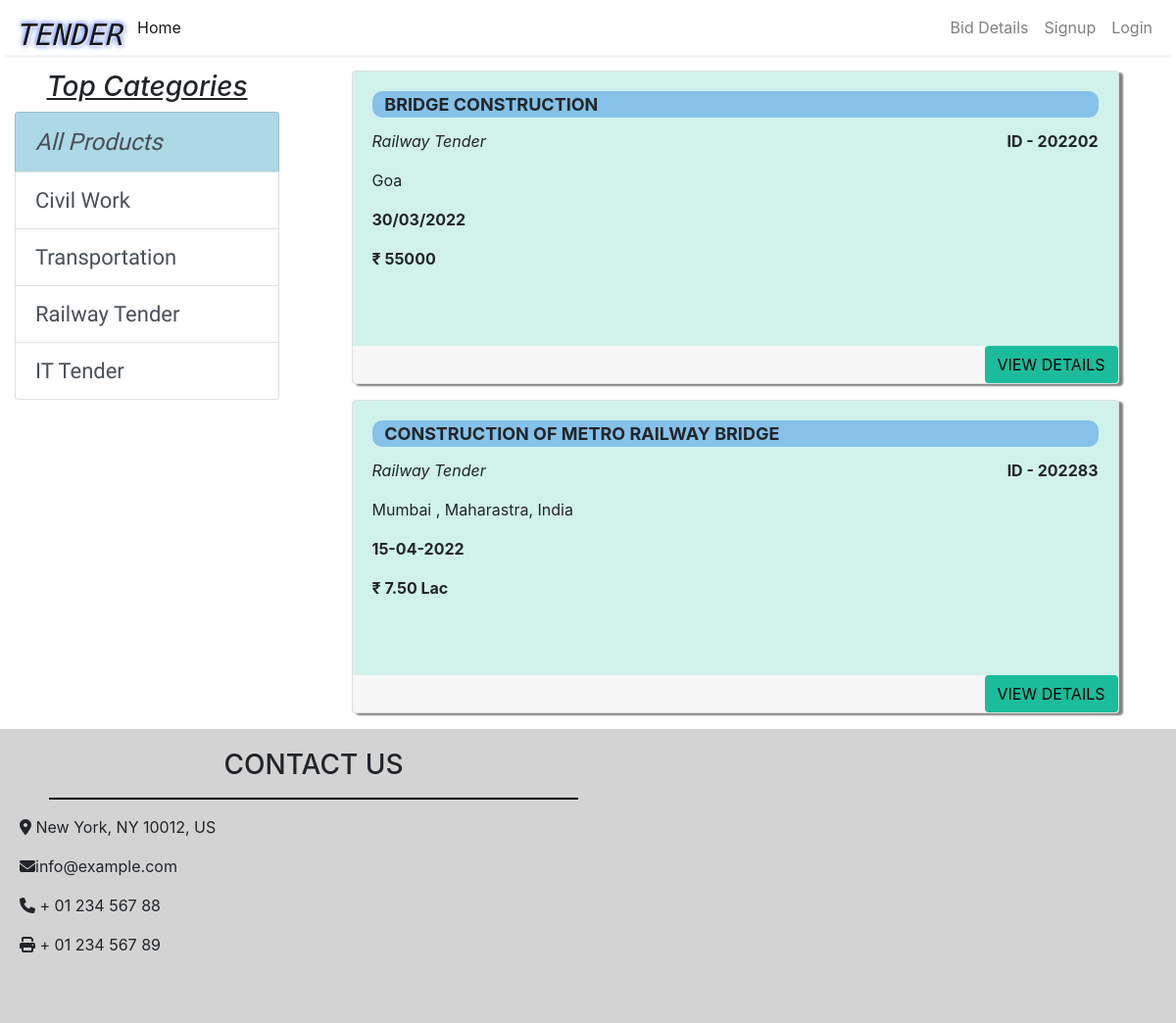
Page /vendor?category=3 on the committed database.
### vendor/models/category.py (models this page shows)
class Category(models.Model):
    name = models.CharField(max_length=20)
    @staticmethod
    def get_all_categories():
        return Category.objects.all()
    def __str__(self):
        return self.name

### vendor/models/tender.py (models this page shows, shortened)
class Product(models.Model):
    name = models.CharField(max_length=50, default=0)
    number = models.IntegerField(default=0)
    category = models.ForeignKey(Category, on_delete=models.CASCADE, default=1)
    description = models.CharField(max_length=200, default='' , null=True , blank=True)
    location = models.CharField(max_length=100, default='')
    price = models.CharField(max_length=100,default='')
    start = models.CharField(max_length=20, default='')
    @staticmethod
    def get_all_products_by_categoryid(category_id):
        if category_id:
            return Product.objects.filter(category = category_id)
        else:
            return Product.get_all_products();

### vendor/views/home.py (the view)
# urls.py: path('' , include('vendor.urls')),
def vendor(request):
    cart = request.session.get('cart')
    if not cart:
        request.session['cart'] = {}
    products = None
    categories = Category.get_all_categories()
    categoryID = request.GET.get('category')
    if categoryID:
        products = Product.get_all_products_by_categoryid(categoryID)
    else:
        products = Product.get_all_products();
    data = {}
    data['products'] = products
    data['categories'] = categories
    print('you are : ', request.session.get('email'))
    return render(request, 'index.html', data)

### vendor/templatetags/custom_filter.py (called while the page is built)
@register.filter(name='currency')
def currency(number):
    return "₹ "+str(number)

### templates/index.html (shortened to what this page needs)
{% extends 'base.html' %}
{% load static %}
{% block content %}
{% load cart %}
{% load custom_filter %}
<div class="container-fluid mt-3">
	<div class="row">
		<div class="col-lg-3 mx-auto">
			<h3 style="text-align:center;" ><u><i>Top Categories</i></u></h3>
			<div class="list-group">
				<a href="/" class="list-group-item list-group-item-action" style="font-style: italic;font-family: 'Teko', sans-serif; background-color:lightblue;font-size:24px;">All Products</a>
				{% for category in categories %}
				<a href="/?category={{category.id}}"
					class="list-group-item list-group-item-action" style=" font-family: 'Teko', sans-serif;font-size:22px;">{{category.name}}</a>
				{% endfor %}
			</div>
		</div>
		<div id='products' class="col-lg-9 mx-auto">
			<div class="row mx-auto">
				{% for product in products %}
				<div class="card mx-auto mb-3" id={{product.id}} >
					<div class="card-body" style="background-color:#D1F2EB ;">
						<p class="card-title name"><b>&nbsp;&nbsp; {{product.name}}</b></p>
						<p class="card-text float-right"><b>ID - {{product.number}}</b></p>
						<p class="card-text"><i>{{product.category}}</i></p>
						<p class="card-text" >{{product.location}}</p>
						<p class="card-text"><b>{{product.start}}</b></p>
						<p class="card-text"><b>{{product.price|currency}}</b></p>
					</div>
					<div class="card-footer p-0 no-gutters">
					<form action="/#{{product.id}}" method="POST" class="btn-block">
						<input type="submit" class="float-right btn "
							value="VIEW DETAILS">
					</form>
				</div>
			</div>
				{% endfor %}
			</div>
		</div>
	</div>
</div>
{% endblock %}
{% block footer %}
<footer>
	  <div class="float-child">
		<h3 style="text-align:center;">CONTACT US</h3>
		<hr style="width:90%;size:5;height:2px;border-width:0;background-color:black;">
		<p><i class="fa fa-map-marker" ></i>  New York, NY 10012, US</p>
		<p><i class="fas fa-envelope me-3"></i>info@example.com</p>
		<p><i class="fas fa-phone me-2"></i> + 01 234 567 88</p>
		<p><i class="fas fa-print me-3"></i> + 01 234 567 89</p>
  </footer>
  {% endblock %}

### templates/base.html (style rules this page uses)
html { scroll-behavior: smooth; }

### templates/index.html (style rules this page uses)
.card { width: 90%; height: 320px; box-shadow: 4px 2px 2px grey; }
footer { height: 300px; background-color: lightgrey; width: 100%; }
.float-child { width: 50%; float: left; margin: 20px; }
.name { font-size: 18px; background-color: #85C1E9; border-radius: 10px; }
input { background-color:#1ABC9C ; }
.card-footer { border:none; }

### rows in the picture
Category: name "Civil Work"
Category: name "Transportation"
Category: name "Railway Tender"
Category: name "IT Tender"
Product: name "BRIDGE CONSTRUCTION", number "202202", category "Railway Tender", location "Goa", start "30/03/2022", price "₹ 55000"
Product: name "CONSTRUCTION OF METRO RAILWAY BRIDGE", number "202283", category "Railway Tender", location "Mumbai , Maharastra, India", start "15-04-2022", price "₹ 7.50 Lac"
